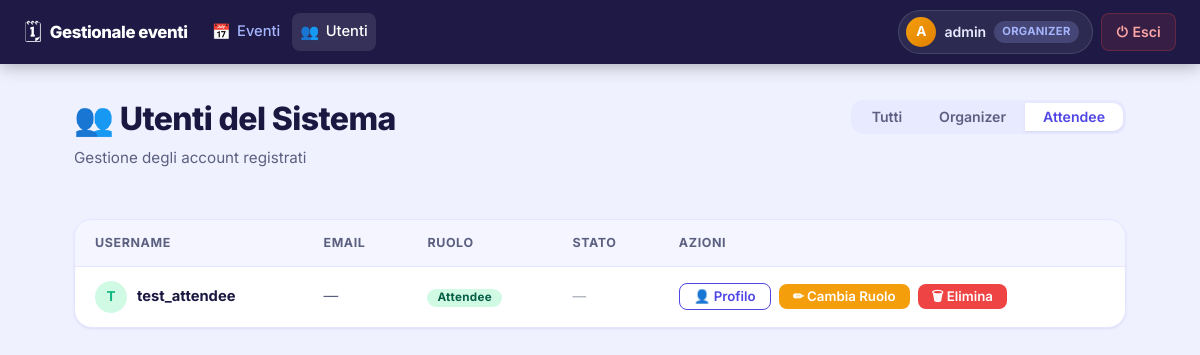
The app's page /users/lista/?ruolo=ATTENDEE (signed in), older data.
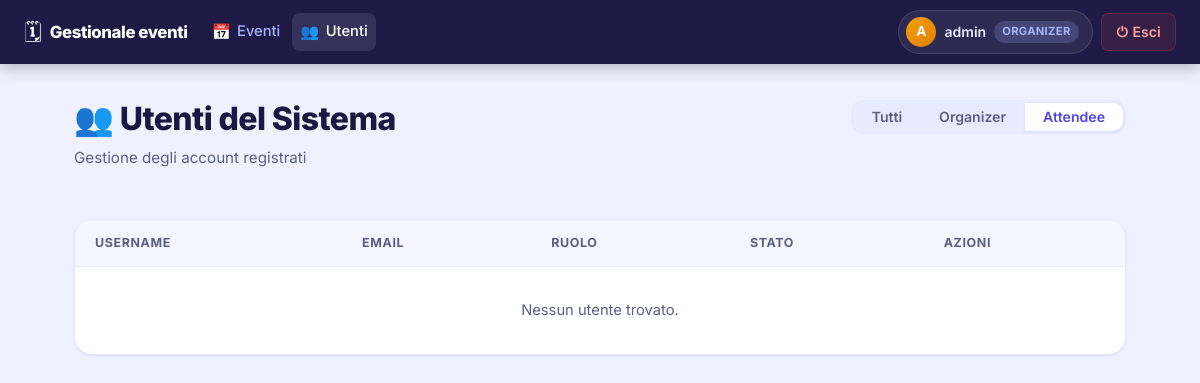
The same page, newer data.
### users/models.py (models this page shows, shortened)
class CustomUser(AbstractUser):
    RUOLO_CHOICES = [
        ('ORGANIZER', 'Organizzatore'),
        ('ATTENDEE', 'Partecipante'),
    ]
    ruolo = models.CharField(max_length=20, choices=RUOLO_CHOICES, default='ATTENDEE')
    telefono = models.CharField(max_length=15, blank=True, null=True)
    organizer_attivo = models.BooleanField(default=True)

### users/views.py (the view)
# urls.py: path('lista/', UserListView.as_view(), name='lista_utenti'),
class UserListView(LoginRequiredMixin, ListView):
    model = CustomUser
    template_name = 'users/lista_utenti.html'
    context_object_name = 'utenti'
    def get_queryset(self):
        user = self.request.user
        qs = CustomUser.objects.all().order_by('username')
        if user.ruolo == 'ATTENDEE' and not user.is_superuser:
            return qs.filter(ruolo='ATTENDEE')
        ruolo_filter = self.request.GET.get('ruolo', '')
        if ruolo_filter in ('ORGANIZER', 'ATTENDEE'):
            qs = qs.filter(ruolo=ruolo_filter)
        return qs[:20]
    def get_context_data(self, **kwargs):
        context = super().get_context_data(**kwargs)
        context['ruolo_filter'] = self.request.GET.get('ruolo', '')
        return context

### users/templates/users/lista_utenti.html (shortened to what the changed rows need)
{% extends 'events/base.html' %}
{% load static %}
{% block content %}
<div class="page-header d-flex flex-wrap justify-content-between align-items-start gap-3">
    <div>
        <h1 class="page-title">👥 Utenti del Sistema</h1>
    </div>
</div>
<div class="table-wrapper">
    <table>
        <thead>
            <tr>
                <th>Username</th>
                <th>Email</th>
                <th>Ruolo</th>
                {% if user.ruolo == 'ORGANIZER' or user.is_superuser %}
                <th>Stato</th>
                {% endif %}
                <th>Azioni</th>
            </tr>
        </thead>
        <tbody>
            {% for utente in utenti %}
            <tr>
                <td>
                    <div style="display:flex; align-items:center; gap:10px;">
                        <div style="width:32px; height:32px; border-radius:50%;
                                    background:{% if utente.ruolo == 'ORGANIZER' %}var(--color-primary-light){% else %}var(--color-success-light){% endif %};
                                    color:{% if utente.ruolo == 'ORGANIZER' %}var(--color-primary){% else %}var(--color-success){% endif %};
                                    font-weight:700; display:flex; align-items:center;
                                    justify-content:center; font-size:.85rem; flex-shrink:0;">
                            {{ utente.username|slice:":1"|upper }}
                        </div>
                        <strong>{{ utente.username }}</strong>
                    </div>
                </td>
                <td style="color:var(--text-secondary);">{{ utente.email|default:"—" }}</td>
                <td>
                    {% if utente.ruolo == 'ORGANIZER' %}
                    <span class="badge badge-organizer">Organizer</span>
                    {% else %}
                    <span class="badge badge-attendee">Attendee</span>
                    {% endif %}
                </td>
                {% if user.ruolo == 'ORGANIZER' or user.is_superuser %}
                <td>
                    {% if utente.ruolo == 'ORGANIZER' and not utente.is_superuser %}
                        {% if utente.organizer_attivo %}
                        <span style="display:inline-flex;align-items:center;gap:5px;
                                     background:var(--color-success-light);color:#065F46;
                                     font-weight:700;font-size:.8rem;padding:4px 10px;
                                     border-radius:999px;border:1px solid var(--color-success);">
                            <span style="width:7px;height:7px;border-radius:50%;background:var(--color-success);display:inline-block;"></span>
                            Attivo
                        </span>
                        {% else %}
                        <span style="display:inline-flex;align-items:center;gap:5px;
                                     background:var(--color-danger-light);color:#991B1B;
                                     font-weight:700;font-size:.8rem;padding:4px 10px;
                                     border-radius:999px;border:1px solid var(--color-danger);">
                            <span style="width:7px;height:7px;border-radius:50%;background:var(--color-danger);display:inline-block;"></span>
                            Disattivo
                        </span>
                        {% endif %}
                    {% else %}
                    <span style="color:var(--text-muted);font-size:.85rem;">—</span>
                    {% endif %}
                </td>
                {% endif %}
                <td>
                    <div style="display:flex; gap:8px; flex-wrap:wrap; align-items:center;">
                        <a href="{% url 'dettaglio_profilo' utente.pk %}" class="btn btn-sm btn-outline">
                            👤 Profilo
                        </a>
                        {% if user.ruolo == 'ORGANIZER' or user.is_superuser %}
                        <a href="{% url 'organizer_modifica_utente' utente.pk %}" class="btn btn-sm"
                           style="background:var(--color-warning);color:white;">
                            ✏ Cambia Ruolo
                        </a>
                        {% if utente.ruolo == 'ATTENDEE' and user != utente and not utente.is_superuser %}
                        <form action="{% url 'admin_elimina_utente' utente.pk %}" method="post" style="margin:0;"
                              onsubmit="return confirm('Eliminare {{ utente.username }}? Azione irreversibile.')">
                            <button type="submit" class="btn btn-sm btn-danger">🗑 Elimina</button>
                        </form>
                        {% endif %}
                        {% endif %}
                    </div>
                </td>
            </tr>
            {% empty %}
            <tr>
                <td colspan="{% if user.ruolo == 'ORGANIZER' or user.is_superuser %}5{% else %}4{% endif %}"
                    style="text-align:center; color:var(--text-secondary); padding:32px;">
                    Nessun utente trovato.
                </td>
            </tr>
            {% endfor %}
        </tbody>
    </table>
</div>
{% endblock %}

Row changes from the older to the newer data that the page shows:
removed CustomUser: username "T", username "test_attendee", email "—", ruolo "Attendee"
Text that changed along with them:
text now shown: "Nessun utente trovato."
